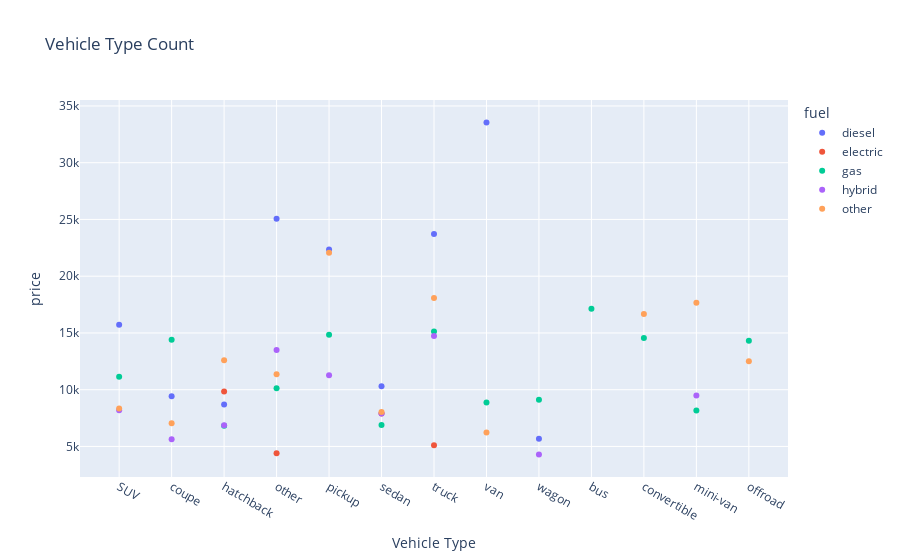

Here is the notebook cell this chart was saved with:
### Code cell
car_type = car_type.reset_index().rename(columns={0: 'price'})
#car_type_count = car_data.groupby('type')['type'].count()
car_type_scatter = px.scatter(car_type,
                              x='type',
                              y='price',
                              color='fuel',
                              labels={
                                  'value': 'Number of Vehicles',
                                  'type': 'Vehicle Type'},
                              title='Vehicle Type Count')
car_type_scatter.show()

### Figure 1 — Plotly figure (JSON) as saved in the notebook; plotly's stock layout.template omitted (floating-point values rounded to 4 significant figures)
{"data": [{"hovertemplate": "fuel=diesel<br>Vehicle Type=%{x}<br>price=%{y}<extra></extra>", "legendgroup": "diesel", "marker": {"color": "#636efa", "symbol": "circle"}, "mode": "markers", "name": "diesel", "orientation": "v", "showlegend": true, "type": "scatter", "x": ["SUV", "coupe", "hatchback", "other", "pickup", "sedan", "truck", "van", "wagon"], "xaxis": "x", "y": [15730.0, 9419, 8700, 25060.0, 22360.0, 10300.0, 23710.0, 33530.0, 5680.0], "yaxis": "y"}, {"hovertemplate": "fuel=electric<br>Vehicle Type=%{x}<br>price=%{y}<extra></extra>", "legendgroup": "electric", "marker": {"color": "#EF553B", "symbol": "circle"}, "mode": "markers", "name": "electric", "orientation": "v", "showlegend": true, "type": "scatter", "x": ["hatchback", "other", "sedan", "truck"], "xaxis": "x", "y": [9850, 4400, 7900, 5100.0], "yaxis": "y"}, {"hovertemplate": "fuel=gas<br>Vehicle Type=%{x}<br>price=%{y}<extra></extra>", "legendgroup": "gas", "marker": {"color": "#00cc96", "symbol": "circle"}, "mode": "markers", "name": "gas", "orientation": "v", "showlegend": true, "type": "scatter", "x": ["SUV", "bus", "convertible", "coupe", "hatchback", "mini-van", "offroad", "other", "pickup", "sedan", "truck", "van", "wagon"], "xaxis": "x", "y": [11140.0, 17140.0, 14560.0, 14390.0, 6818.0, 8167.0, 14310.0, 10140.0, 14840.0, 6894.0, 15130.0, 8881.0, 9125.0], "yaxis": "y"}, {"hovertemplate": "fuel=hybrid<br>Vehicle Type=%{x}<br>price=%{y}<extra></extra>", "legendgroup": "hybrid", "marker": {"color": "#ab63fa", "symbol": "circle"}, "mode": "markers", "name": "hybrid", "orientation": "v", "showlegend": true, "type": "scatter", "x": ["SUV", "coupe", "hatchback", "mini-van", "other", "pickup", "sedan", "truck", "wagon"], "xaxis": "x", "y": [8183.0, 5638.0, 6867.0, 9500, 13500.0, 11275, 7907.0, 14720.0, 4300], "yaxis": "y"}, {"hovertemplate": "fuel=other<br>Vehicle Type=%{x}<br>price=%{y}<extra></extra>", "legendgroup": "other", "marker": {"color": "#FFA15A", "symbol": "circle"}, "mode": "markers", "name": "other", "orientation": "v", "showlegend": true, "type": "scatter", "x": ["SUV", "convertible", "coupe", "hatchback", "mini-van", "offroad", "other", "pickup", "sedan", "truck", "van"], "xaxis": "x", "y": [8348.0, 16660.0, 7050.0, 12600.0, 17670.0, 12500, 11370.0, 22070.0, 8034.0, 18070.0, 6224.0], "yaxis": "y"}], "layout": {"legend": {"title": {"text": "fuel"}, "tracegroupgap": 0}, "title": {"text": "Vehicle Type Count"}, "xaxis": {"anchor": "y", "domain": [0, 1], "title": {"text": "Vehicle Type"}}, "yaxis": {"anchor": "x", "domain": [0, 1], "title": {"text": "price"}}}}
